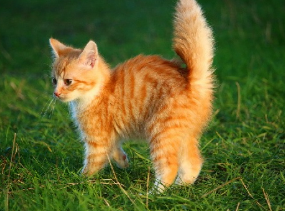
#> input picture grey.png, 285 x 211 px, found by its file name
$ jupyter execute Otsu.ipynb
#> lines starting #> are read from the running program, lines starting #| are printed output that depends on the picture; after the words box and inside, x2 and y2 are one past the last pixel; in counts of white or black regions, pixels touching at a corner belong together
[cell 1]
import cv2

# Baca citra grayscale
img = cv2.imread('C:/Users/asus vivobook/w03s02_data science/grey.png', cv2.IMREAD_GRAYSCALE)
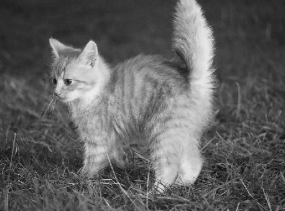
#> img: shape (211, 285); min 21, max 237, mean 95.8

# Binarisasi dengan metode Otsu
ret, img_binarized = cv2.threshold(img, 0, 255, cv2.THRESH_BINARY + cv2.THRESH_OTSU)
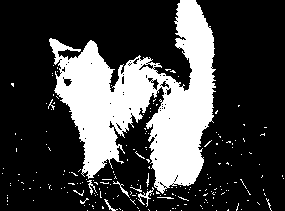
#> img_binarized: shape (211, 285); 26.5% white; 210 white regions (200 under 20 px), largest, box (x1, y1, x2, y2) and area: (49, 0, 216, 194) 15114, (138, 187, 154, 207) 82, (113, 181, 130, 198) 47
#> ret = 119

# Tampilkan citra asli dan hasil binarisasi
cv2.imshow('Citra Asli', img)
cv2.imshow('Citra Binarisasi', img_binarized)
cv2.waitKey(0)
cv2.destroyAllWindows()
